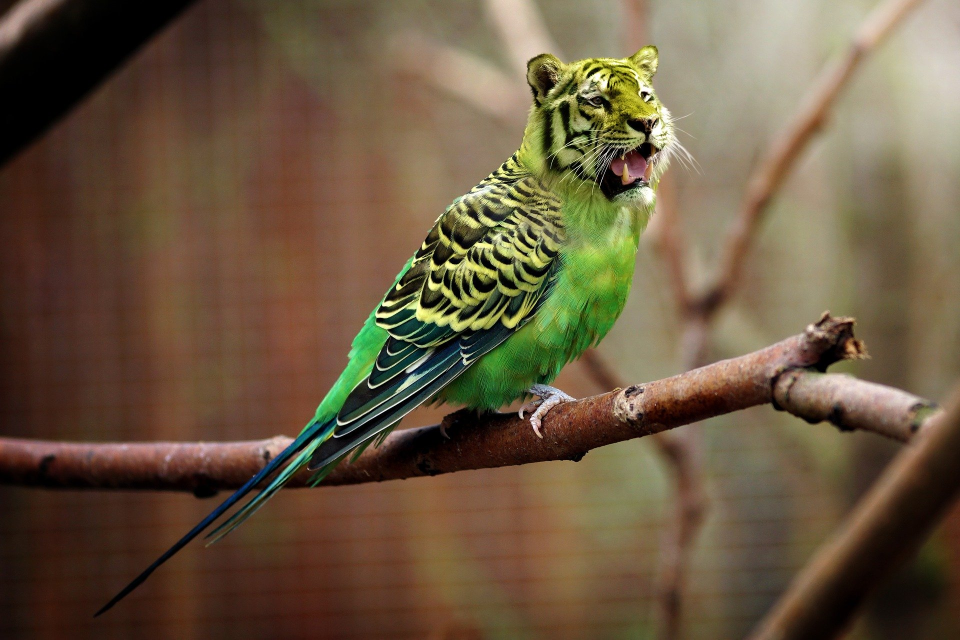
#> input picture resources/tiger.jpg, 1920 x 1279 px (shown at 1/2 size)
$ jupyter execute static_saliency.ipynb
#> lines starting #> are read from the running program, lines starting #| are printed output that depends on the picture; after the words box and inside, x2 and y2 are one past the last pixel; in counts of white or black regions, pixels touching at a corner belong together
[cell 1]
import cv2 as cv
import numpy as np
import math
import matplotlib.pyplot as plt
from sklearn.cluster import MeanShift
from sklearn.cluster import  estimate_bandwidth

[cell 2]
# Funktioniert nicht
# [28 lines left out: function mz, not called in this run]

[cell 3]
# Mean shift clustering
def mean_shift(X):
    bandwidth = estimate_bandwidth(X, quantile=0.2, n_samples=500)
    msc = MeanShift(bandwidth=bandwidth, bin_seeding=True)
    msc.fit(X)
    cluster_centers = msc.cluster_centers_
    labels = msc.labels_
    cluster_label = np.unique(labels)
    n_clusters = len(cluster_label)
    print("Anzahl Cluster: ", n_clusters)
    return labels

[cell 4]
# https://ieeexplore.ieee.org/document/5206596
# Details in Readme: 3.1 Saliency Detection > Frequency tuned saliency detection
def dog_saliency(img):
    # Convert to Lab color space, where perceived distance corresponds to euklidean distance
    lab_img = cv.cvtColor(img, cv.COLOR_BGR2LAB)
    gray_img = cv.cvtColor(img, cv.COLOR_BGR2GRAY)
    sigma_l = cv.GaussianBlur(lab_img, (3,3), 0)
    sigma_h = cv.GaussianBlur(lab_img, (5,5), 0)
    # Calculate Difference of Gaussian
    dog = sigma_l - sigma_h
    saliency_map = np.zeros(gray_img.shape, dtype="float32")
    img_mean = np.average(gray_img)
    img_mean_b = np.average(img[:,:,0])
    img_mean_g = np.average(img[:,:,1])
    img_mean_r = np.average(img[:,:,2])

    # Mean pixel values of corresponding channels of Lab image
    img_mean_l = np.average(lab_img[:,:,0])
    img_mean_a = np.average(lab_img[:,:,1])
    img_mean_b2 = np.average(lab_img[:,:,2])


    # Compute Saliency: S(x,y) = I_mu - I_sigmah(x,y)
    for row in range(dog.shape[0]):
        for col in range(dog.shape[1]):
            saliency_val = np.abs(img_mean - dog[row, col])
            #saliency_val = math.sqrt((img_mean_b - dog[row, col, 0])**2 + (img_mean_g - dog[row, col, 1])**2 + (img_mean_r - dog[row, col, 2])**2)

            # Saliency using LAB color space and L2 norm
            saliency_val = math.sqrt((img_mean_l - dog[row, col, 0])**2 + (img_mean_a - dog[row, col, 1])**2 + (img_mean_b2 - dog[row, col, 2])**2)
            #print(saliency_val)
            saliency_map[row, col] = saliency_val
    sal_normalized = cv.normalize(saliency_map, None,0,1,norm_type=cv.NORM_MINMAX,dtype=cv.CV_32F)
    sal_rgb = cv.cvtColor(sal_normalized, cv.COLOR_BGR2RGB)

    # Do Mean Shift clustering also in Lab
    flatImg=np.reshape(sal_normalized, [-1, 1])
    labels = mean_shift(flatImg)

    segmentedImg = np.reshape(labels, sal_normalized.shape[:2])
    #segmentedImg_rgb = cv.cvtColor(segmentedImg, cv.COLOR_BGR2RGB)
    print(segmentedImg.shape)

    plt.imshow(segmentedImg)
    plt.show()

[cell 5]
# Based on paper: https://www.sciencedirect.com/science/article/abs/pii/S0262885609001371
def static_spectral_saliency(img):
    # https://github.com/ivanred6/image_saliency_opencv
    saliency = cv.saliency.StaticSaliencySpectralResidual_create()
    (success, saliencyMap) = saliency.computeSaliency(img)
    saliencyMap = (saliencyMap * 255).astype("uint8")
    fig, arr = plt.subplots(1,2, figsize=(20,20))
    arr[0].imshow(cv.cvtColor(img, cv.COLOR_BGR2RGB))
    arr[1].imshow(cv.cvtColor(saliencyMap, cv.COLOR_BGR2RGB))
    plt.show()

[cell 6]
# Based on paper: https://ieeexplore.ieee.org/document/4270292
def static_fine_saliency(img):
    saliency = cv.saliency.StaticSaliencyFineGrained_create()
    (success, saliencyMap) = saliency.computeSaliency(img)
    threshMap = cv.threshold(saliencyMap.astype("uint8"), 0, 255, cv.THRESH_BINARY | cv.THRESH_OTSU)[1]
    fig, arr = plt.subplots(1,3, figsize=(20,20))
    arr[0].imshow(cv.cvtColor(img, cv.COLOR_BGR2RGB))
    arr[1].imshow(cv.cvtColor(saliencyMap, cv.COLOR_BGR2RGB))
    arr[2].imshow(cv.cvtColor(threshMap, cv.COLOR_BGR2RGB))
    plt.show()

[cell 7]
# [21 lines left out: function object_saliency, not called in this run]

[cell 8]
img = cv.imread("../resources/tiger.jpg")
#> img is the input picture: shape (1279, 1920, 3); mean B, G, R 65, 88.7, 106.7

[cell 9]
static_spectral_saliency(img)
#> in static_spectral_saliency, `(success, saliencyMap) = saliency.computeSaliency(img)`:
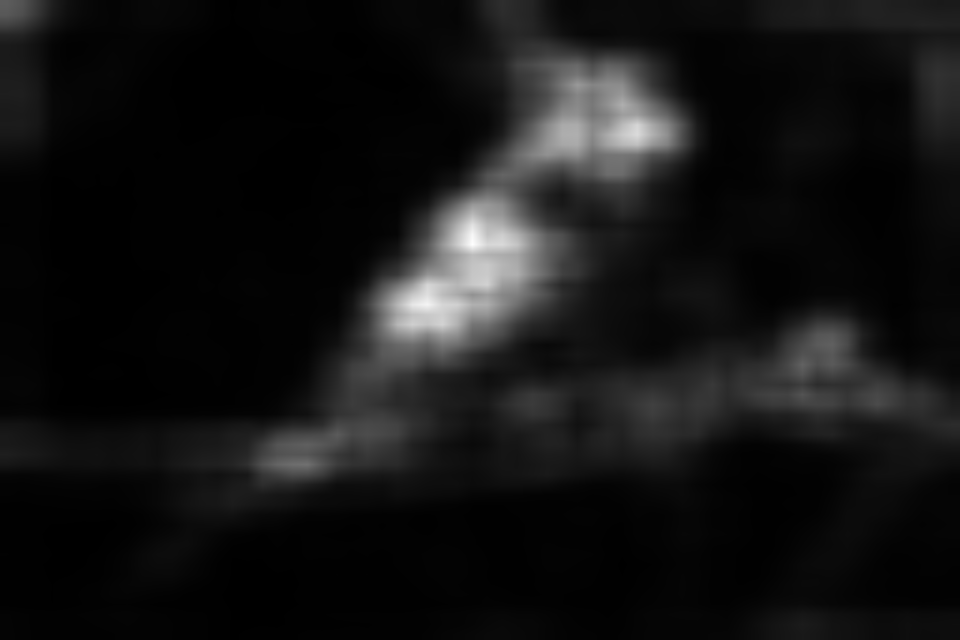
#> saliencyMap: shape (1279, 1920) float32 (shown at 1/2 size); min 0.00154, max 0.997, mean 0.0813
#> in static_spectral_saliency, `(success, saliencyMap) = saliency.computeSaliency(img)`: success = True
#> in static_spectral_saliency, `plt.show()`:
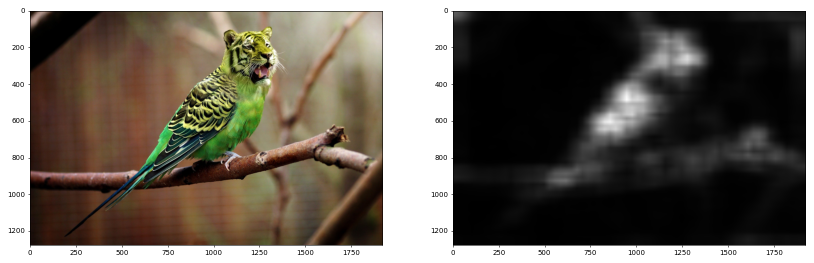
#> figure drawn by matplotlib, 2 panels

[cell 10]
dog_saliency(img)
#> in dog_saliency, `lab_img = cv.cvtColor(img, cv.COLOR_BGR2LAB)`: lab_img: shape (1279, 1920, 3); mean of channels 0, 1, 2 97.7, 132.3, 144.4
#> in dog_saliency, `gray_img = cv.cvtColor(img, cv.COLOR_BGR2GRAY)`:
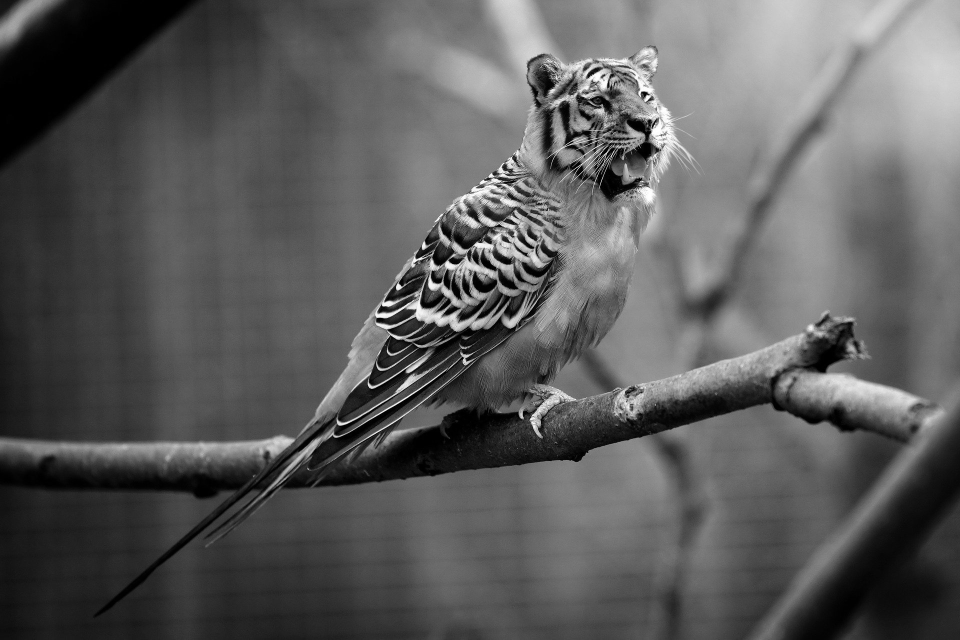
#> gray_img: shape (1279, 1920) (shown at 1/2 size); min 0, max 255, mean 91.4
#> in dog_saliency, `sigma_l = cv.GaussianBlur(lab_img, (3,3), 0)`: sigma_l: shape (1279, 1920, 3); mean of channels 0, 1, 2 97.7, 132.3, 144.4
#> in dog_saliency, `sigma_h = cv.GaussianBlur(lab_img, (5,5), 0)`: sigma_h: shape (1279, 1920, 3); mean of channels 0, 1, 2 97.7, 132.3, 144.4
#> in dog_saliency, `dog = sigma_l - sigma_h`: dog: shape (1279, 1920, 3); mean of channels 0, 1, 2 48.8, 10.3, 10.9
#> in dog_saliency, `img_mean = np.average(gray_img)`: img_mean = 91.4
#> in dog_saliency, `img_mean_b = np.average(img[:,:,0])`: img_mean_b = 65
#> in dog_saliency, `img_mean_g = np.average(img[:,:,1])`: img_mean_g = 88.74
#> in dog_saliency, `img_mean_r = np.average(img[:,:,2])`: img_mean_r = 106.7
#> in dog_saliency, `img_mean_l = np.average(lab_img[:,:,0])`: img_mean_l = 97.68
#> in dog_saliency, `img_mean_a = np.average(lab_img[:,:,1])`: img_mean_a = 132.3
#> in dog_saliency, `img_mean_b2 = np.average(lab_img[:,:,2])`: img_mean_b2 = 144.4
#> after the loop in dog_saliency, `for row in range(dog.shape[0]):`:
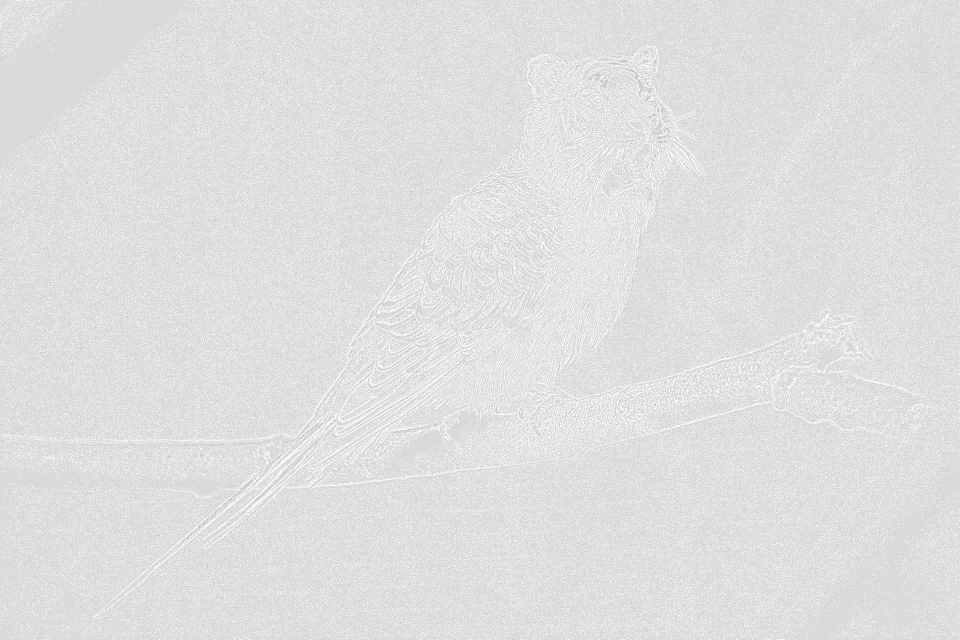
#> saliency_map: shape (1279, 1920) float32 (shown at 1/2 size); min 180.5, max 251.2, mean 223.6
#> in dog_saliency, `sal_normalized = cv.normalize(saliency_map, None,0,1,norm_type=cv.NORM..`:
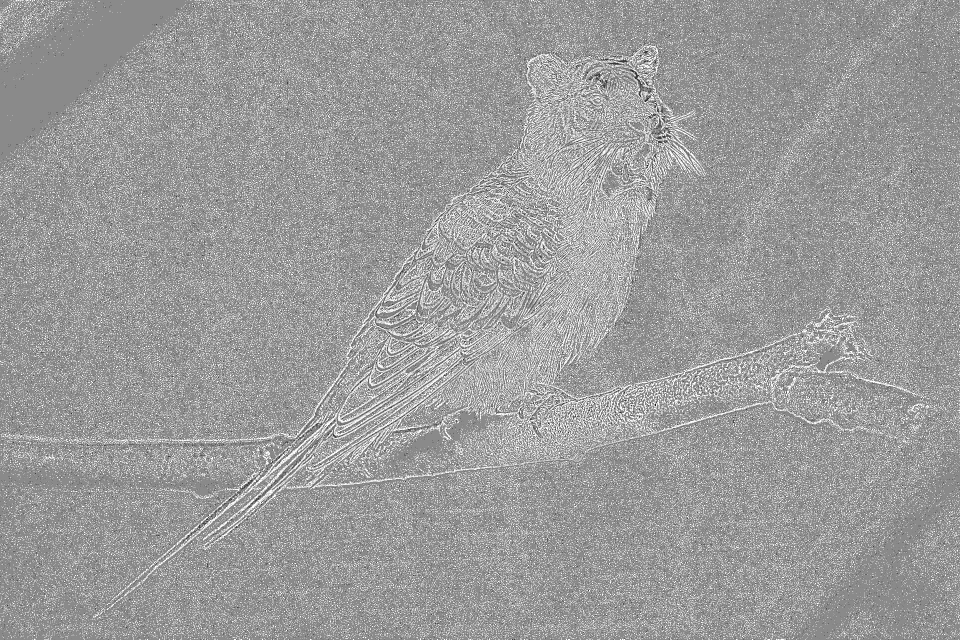
#> sal_normalized: shape (1279, 1920) float32 (shown at 1/2 size); min -8.58e-08, max 1, mean 0.61; drawn with min black and max white
#> in mean_shift, `bandwidth = estimate_bandwidth(X, quantile=0.2, n_samples=500)`: bandwidth = 0.031
#> in mean_shift, `cluster_centers = msc.cluster_centers_`: cluster_centers = [0.54, 0.997, 0.46, 0.246, 0.934, 0.739, 0.163]
#> in mean_shift, `cluster_label = np.unique(labels)`: cluster_label = [0, 1, 2, 3, 4, 5, 6]
#> in mean_shift, `n_clusters = len(cluster_label)`: n_clusters = 7
#| Anzahl Cluster:  7
#> in dog_saliency, `segmentedImg = np.reshape(labels, sal_normalized.shape[:2])`:
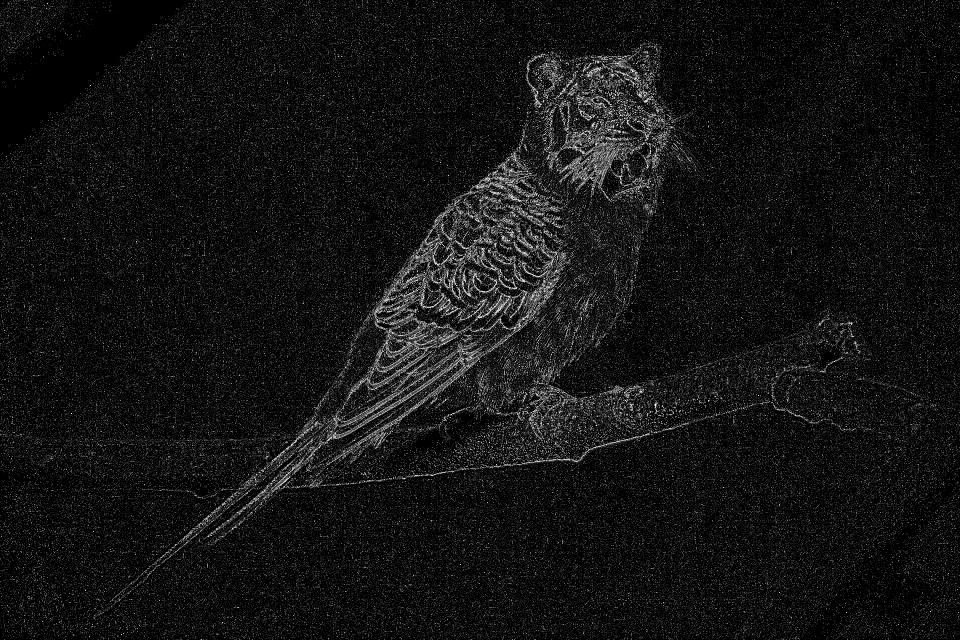
#> segmentedImg: shape (1279, 1920) int64 (shown at 1/2 size); min 0, max 6, mean 0.458; drawn with min black and max white
#| (1279, 1920)

[cell 11]
static_fine_saliency(img)
#> in static_fine_saliency, `(success, saliencyMap) = saliency.computeSaliency(img)`:
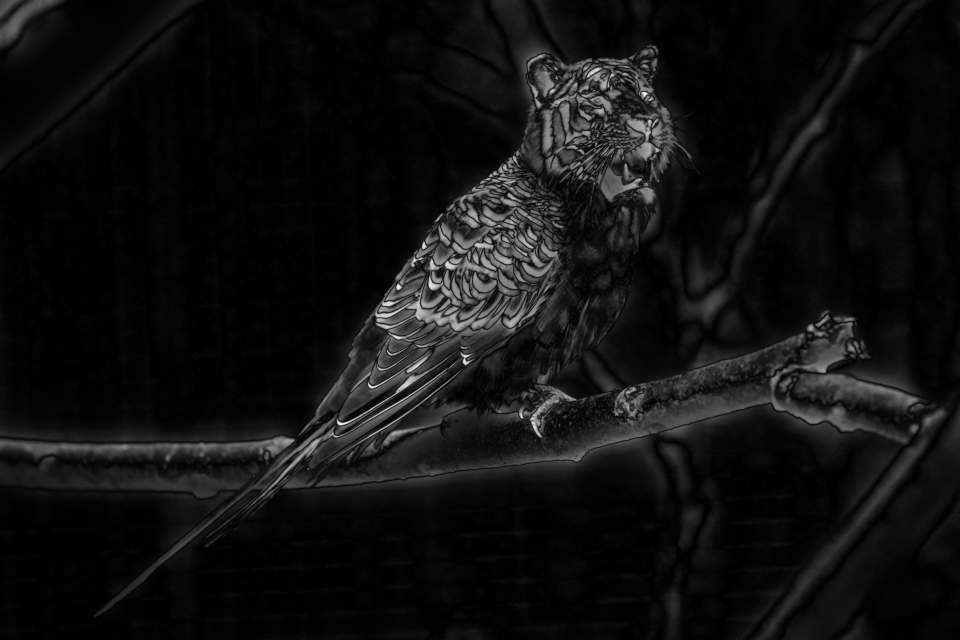
#> saliencyMap: shape (1279, 1920) float32 (shown at 1/2 size); min 0, max 1, mean 0.0645
#> in static_fine_saliency, `(success, saliencyMap) = saliency.computeSaliency(img)`: success = True
#> in static_fine_saliency, `threshMap = cv.threshold(saliencyMap.astype("uint8"), 0, 255, cv.THRES..`:
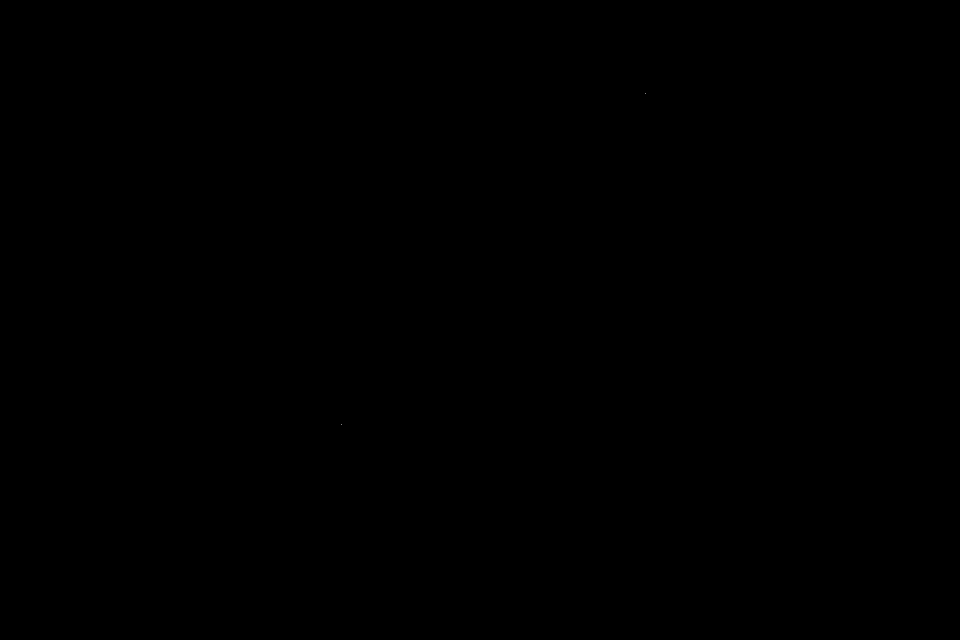
#> threshMap: shape (1279, 1920) (shown at 1/2 size); 0% white in thin lines or dots, all inside (x1, y1, x2, y2) = (682, 187, 1291, 849)
#> in static_fine_saliency, `plt.show()`:
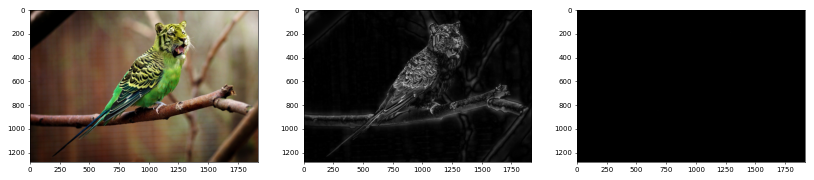
#> figure drawn by matplotlib, 3 panels

$ run again, with resources/Rose-klein.jpg copied over resources/tiger.jpg
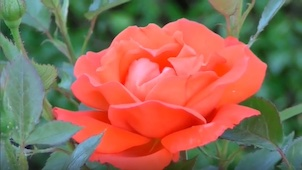
#> input picture resources/Rose-klein.jpg, 302 x 170 px
#> img is the input picture: shape (170, 302, 3); mean B, G, R 85.8, 106.6, 148.9
#> in static_spectral_saliency, `(success, saliencyMap) = saliency.computeSaliency(img)`: success = True
#> lab_img: shape (170, 302, 3); mean of channels 0, 1, 2 131.3, 141.2, 150.1
#> sigma_l: shape (170, 302, 3); mean of channels 0, 1, 2 131.3, 141.3, 150.1
#> sigma_h: shape (170, 302, 3); mean of channels 0, 1, 2 131.3, 141.2, 150.1
#> dog: shape (170, 302, 3); mean of channels 0, 1, 2 61.5, 31.3, 28.4
#> img_mean = 116.9
#> img_mean_b = 85.8
#> img_mean_g = 106.6
#> img_mean_r = 148.9
#> img_mean_l = 131.3
#> img_mean_a = 141.2
#> img_mean_b2 = 150.1
#> bandwidth = 0.0804
#> cluster_centers = [0.974, 0.678, 0.484, 0.148]
#> cluster_label = [0, 1, 2, 3]
#> n_clusters = 4
#| Anzahl Cluster:  4
#| (170, 302)
#> in static_fine_saliency, `(success, saliencyMap) = saliency.computeSaliency(img)`:
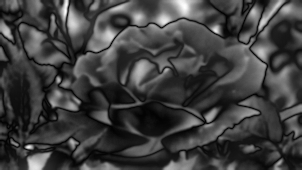
#> saliencyMap: shape (170, 302) float32; min 0, max 1, mean 0.249
#> in static_fine_saliency, `(success, saliencyMap) = saliency.computeSaliency(img)`: success = True
#> threshMap: shape (170, 302); 0% white in thin lines or dots, all inside (x1, y1, x2, y2) = (65, 7, 185, 12)
#> in static_fine_saliency, `plt.show()`:
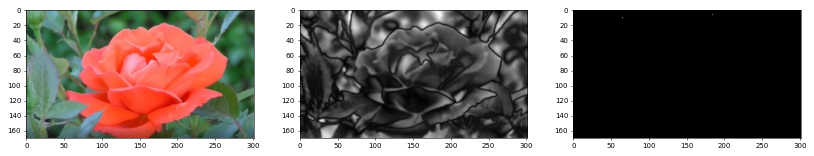
#> figure drawn by matplotlib, 3 panels

$ run again, with resources/LMS-Cones.png saved as resources/tiger.jpg
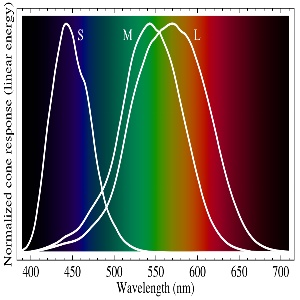
#> input picture resources/LMS-Cones.png, 300 x 300 px
#> img is the input picture: shape (300, 300, 3); mean B, G, R 101.7, 109.2, 115.8
#> in static_spectral_saliency, `(success, saliencyMap) = saliency.computeSaliency(img)`: success = True
#> lab_img: shape (300, 300, 3); mean of channels 0, 1, 2 120.1, 133, 135.6
#> sigma_l: shape (300, 300, 3); mean of channels 0, 1, 2 120.1, 133, 135.6
#> sigma_h: shape (300, 300, 3); mean of channels 0, 1, 2 120.1, 133, 135.6
#> dog: shape (300, 300, 3); mean of channels 0, 1, 2 37.8, 15.8, 14.9
#> img_mean = 110.3
#> img_mean_b = 101.7
#> img_mean_g = 109.2
#> img_mean_r = 115.8
#> img_mean_l = 120.1
#> img_mean_a = 133
#> img_mean_b2 = 135.6
#> bandwidth = 0.0398
#> cluster_centers = [0.813, 0.713, 0.63, 0.981, 0.918, 0.49, 0.324, 0.197, 0.119]
#> cluster_label = [0, 1, 2, 3, 4, 5, 6, 7, 8]
#> n_clusters = 9
#| Anzahl Cluster:  9
#| (300, 300)
#> in static_fine_saliency, `(success, saliencyMap) = saliency.computeSaliency(img)`:
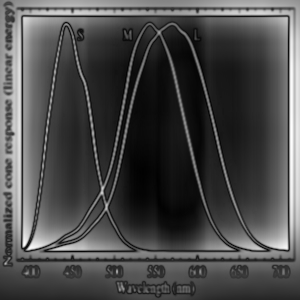
#> saliencyMap: shape (300, 300) float32; min 0.00392, max 1, mean 0.29
#> in static_fine_saliency, `(success, saliencyMap) = saliency.computeSaliency(img)`: success = True
#> threshMap: shape (300, 300); 0.01% white in thin lines or dots, all inside (x1, y1, x2, y2) = (24, 126, 292, 245)
#> in static_fine_saliency, `plt.show()`:
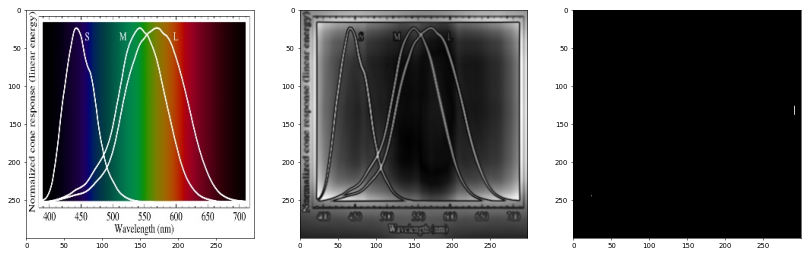
#> figure drawn by matplotlib, 3 panels
